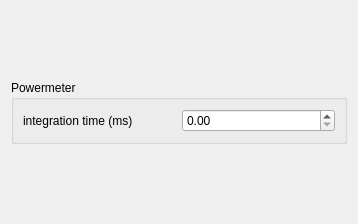
<?xml version="1.0" encoding="UTF-8"?>
<ui version="4.0">
 <class>Form</class>
 <widget class="QWidget" name="Form">
  <property name="geometry">
   <rect>
    <x>0</x>
    <y>0</y>
    <width>358</width>
    <height>224</height>
   </rect>
  </property>
  <property name="windowTitle">
   <string>Form</string>
  </property>
  <layout class="QGridLayout" name="gridLayout">
   <item row="0" column="0">
    <widget class="QGroupBox" name="groupBox_powermeter">
     <property name="sizePolicy">
      <sizepolicy hsizetype="Preferred" vsizetype="Fixed">
       <horstretch>0</horstretch>
       <verstretch>0</verstretch>
      </sizepolicy>
     </property>
     <property name="title">
      <string>Powermeter</string>
     </property>
     <layout class="QGridLayout" name="gridLayout_2">
      <item row="0" column="0">
       <layout class="QHBoxLayout" name="horizontalLayout">
        <item>
         <widget class="QLabel" name="label_integrationtime">
          <property name="sizePolicy">
           <sizepolicy hsizetype="Preferred" vsizetype="Preferred">
            <horstretch>0</horstretch>
            <verstretch>0</verstretch>
           </sizepolicy>
          </property>
          <property name="text">
           <string>integration time (ms)</string>
          </property>
         </widget>
        </item>
        <item>
         <widget class="QDoubleSpinBox" name="doubleSpinBox_integrationtime"/>
        </item>
       </layout>
      </item>
     </layout>
    </widget>
   </item>
  </layout>
 </widget>
 <resources/>
 <connections/>
</ui>
